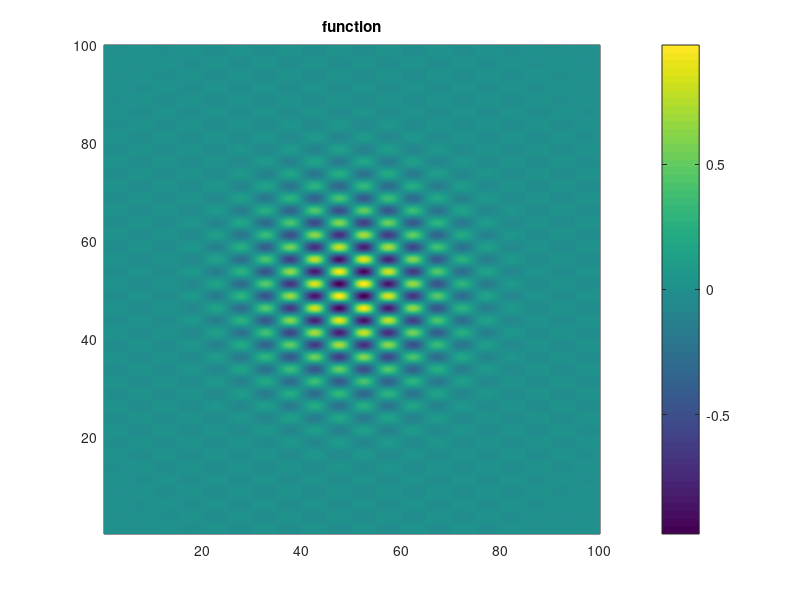

This figure's MATLAB source:
function [u,t] = waveSpectralEuler2D2
Nx = 512;
Ny  = 512;
Lx  = 1e2;
Ly  = 1e2;
dx=Lx/Nx;
dy=Ly/Ny;
x=dx*(1:Nx)';
y=dy*(1:Ny)';
[xx,yy]=meshgrid(x,y);
dk = 2*pi/Lx;
dl = 2*pi/Ly;
k = [0:Nx/2 -Nx/2+1:-1]'*dk;
l = [0:Ny/2 -Ny/2+1:-1]'*dl;
[kk,ll]=meshgrid(k,l);
kksh=fftshift(kk);
llsh=fftshift(ll);
kmag=sqrt(kk.^2+ll.^2);
myfilt=exp(-(kmag/3).^2);
kmag=sqrt(kk.^2+ll.^2);
kmagv=kmag(:);
rr=sqrt((xx-0.5*Lx).^2+(yy-0.5*Ly).^2);
myf=exp(-(rr/(0.2*Lx)).^2).*sin(2*pi*xx/(0.1*Lx)).*sin(2*pi*yy/(0.05*Ly))+randn(size(xx))*0.0001;
myspec=abs(fft2(myf));
myspecsh=fftshift(myspec);
myspecv=myspec(:);
figure(1)
clf
pcolor(xx,yy,myf)
shading interp,colorbar
title('function')
